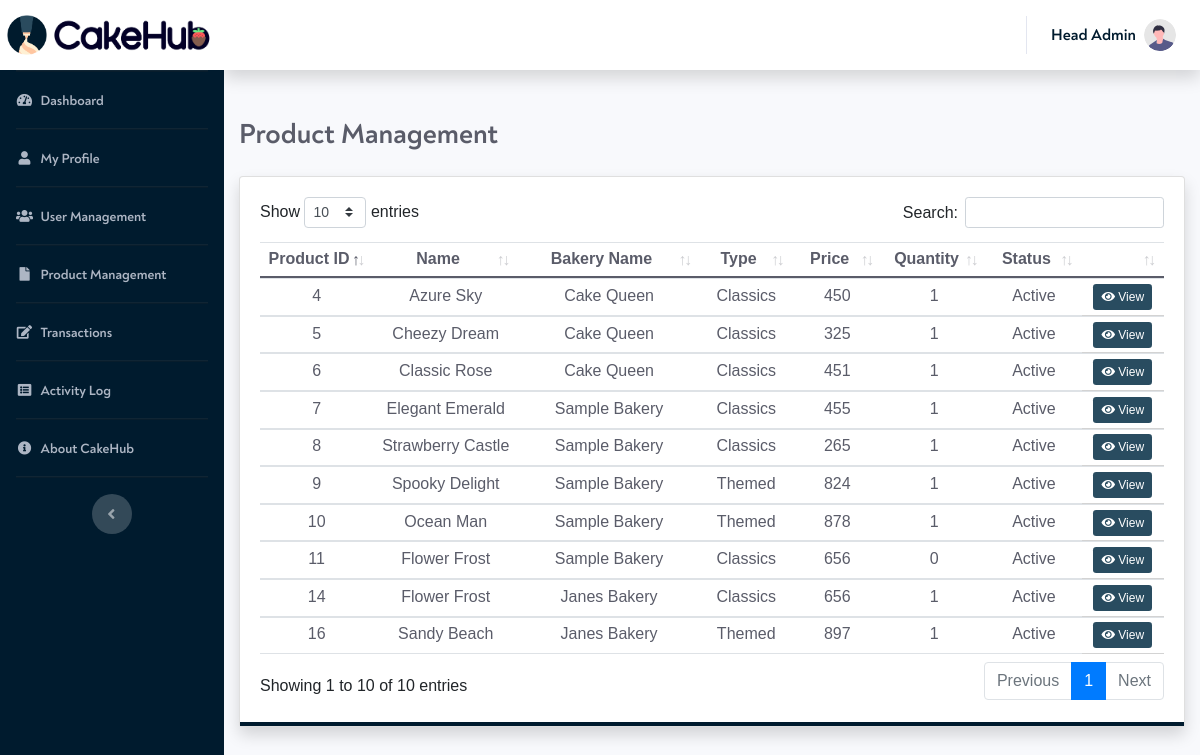
The page /adFileManagement.php (signed in) on the database its author committed.
### tables this page shows
CREATE TABLE `person` (
  `personID` varchar(30) NOT NULL,
  `personFname` varchar(100) NOT NULL,
  `personMname` varchar(100) NOT NULL,
  `personLname` varchar(100) NOT NULL,
  `personBakeryName` varchar(255) NOT NULL,
  `personGcash` varchar(255) NOT NULL,
  `personPaymaya` varchar(255) NOT NULL,
  `personCoinsPH` varchar(255) NOT NULL,
  `personImg` varchar(255) NOT NULL,
  `personDate` datetime NOT NULL
);

CREATE TABLE `product` (
  `prodID` int(11) NOT NULL,
  `prodName` varchar(25) NOT NULL,
  `prodDesc` varchar(200) NOT NULL,
  `prodTypeID` varchar(1) NOT NULL,
  `prodPrice` int(11) NOT NULL,
  `prodQty` int(11) NOT NULL,
  `prodSellerID` varchar(30) NOT NULL,
  `prodStat` int(1) NOT NULL DEFAULT 1,
  `prodImg` varchar(50) DEFAULT NULL
);

### Views/_FileManagement.php (the view, shortened to what this page needs)
<link href="SBAdmin2/vendor/datatables/dataTables.bootstrap4.min.css" rel="stylesheet">
<link href="SBAdmin2/vendor/select2/select2.min.css" rel="stylesheet">
<div class="d-sm-flex align-items-center justify-content-between mb-4">
    <h1 class="h3 mb-0 text-gray-800"><?php echo $title; ?></h1>
</div>
<div style="font-family: Arial;">
    <div class="card shadow mb-3">
        <div class="card-body" cellspacing="0" style="border-bottom: 0.25rem solid #001B2E;">
                <table class="table table-sm text-gray-800" width="100%" id="FileManagementTable" style="text-align: center;">
                        <thead>
                            <tr role="row">
                                <th class="text-center sorting_asc" style="width: 127.2px;">Product ID</th>
                                <th class="text-center sorting" style="width: 200px;">Name</th>
                                <?php
                                    $currseller = $_SESSION['userId'];
                                    $currrole = $_SESSION['urid'];
                                    if($currrole == 3 || $currrole == 4 ){
                                        echo '
                                        <th class="text-center sorting_asc" style="width: 300px;">Description</th>
                                        ';
                                    }
                                    else{
                                        echo '
                                        <th class="text-center sorting_asc" style="width: 300px;">Bakery Name</th>
                                        ';
                                    }
                                ?>
                                <th class="text-center sorting" style="width: 100px;">Type</th>
                                <th class="text-center sorting_asc" style="width: 100px;">Price</th>
                                <th class="text-center sorting" style="width: 100px;">Quantity</th>
                                <th class="text-center sorting_asc" style="width: 100px;">Status</th>
                                <th class="text-center sorting" style="width: 100.2px;"></th>
                            </tr>
                        </thead>
                        <tbody>
                            <?php
                                require_once 'SBAdmin2/includes/dbh.inc.php';
                                if($currrole == 3 || $currrole == 4 ){
                                    $sql = "SELECT * FROM product WHERE (prodStat = 1 OR prodStat = 2) AND prodSellerID = '$currseller';";
                                }
                                else{
                                    $sql = "SELECT product.*, person.personBakeryName FROM product JOIN person
                                    ON product.prodSellerID = person.personID WHERE prodStat = 1 OR prodStat = 2;";
                                }
                                if($result = mysqli_query($conn, $sql)){
                                    if(mysqli_num_rows($result) > 0){
                                        while($row = mysqli_fetch_array($result)){
                                            $id = $row['prodID'];
                                            echo "<tr>";
                                                echo "<td>" . $row['prodID'] . "</td>";
                                                echo "<td>" . $row['prodName'] . "</td>";
                                                if($currrole == 3 || $currrole == 4 ){
                                                    echo "<td>" . $row['prodDesc'] . "</td>";
                                                }
                                                else{
                                                    echo "<td>" . $row['personBakeryName'] . "</td>";
                                                }
                                                if ($row['prodTypeID'] == 1){
                                                    echo "<td> Classics </td>";
                                                }
                                                else if ($row['prodTypeID'] == 2){
                                                    echo "<td> Themed </td>";
                                                }
                                                else if ($row['prodTypeID'] == 3){
                                                    echo "<td> Custom </td>";
                                                }
                                                echo "<td>" . $row['prodPrice'] . "</td>";
                                                echo "<td>" . $row['prodQty'] . "</td>";
                                                if ($row['prodStat'] == 1){
                                                    echo "<td> Active </td>";
                                                }
                                                else if ($row['prodStat'] == 2){
                                                    echo "<td> Inactive </td>";
                                                }
                                                echo "<form action='adFileManagement.php#'>";
                                                    echo "<td class=' text-center' style='border-bottom: 1px solid lightgrey'>
                                                    <button name='view-submit' value='$id' type='submit' class='btn btn-sm' style='font-size: 12px; border: none; background-color: #294C60; color: white;' data-toggle='modal' data-target='#ModalViewProduct'  ><i class='fa fa-eye'></i> View</button></td>";
                                                echo "</form>";
                                            echo "</tr>";
                                        }
                                    }
                                }
                            ?>
                        </tbody>
                    </table>
        </div>
    </div>
</div>
</div>
</div>
</div>
</div>

### SBAdmin2/includes/userdisp.inc.php
<?php
        require 'SBAdmin2/includes/dbh.inc.php';
        $loginID = $_SESSION['userId'];
        $sql = "SELECT userPersonID FROM user WHERE userID='$loginID'";
        $result = mysqli_query($conn, $sql);
        if(mysqli_num_rows($result) > 0){
            while ($row = mysqli_fetch_assoc($result)){
                $id = $row['userPersonID'];
                $sqlImg = "SELECT personImg FROM person WHERE personID = '$id'";
                $resultImg = mysqli_query($conn, $sqlImg);
                while ($rowImg = mysqli_fetch_assoc($resultImg)){
                        if ($rowImg['personImg']=='not set'){
                            echo "<img class='img-profile rounded-circle' src='SBAdmin2/img/undraw_profile.svg'> ";
                        }
                        else{
                            echo "<img class='img-profile rounded-circle' src='SBAdmin2/includes/".$rowImg['personImg']."?".mt_rand()."'>";
                        }
                }
            }
        }

### rows shown on the page
product: prodID "4", prodName "Azure Sky", prodSellerID.personBakeryName "Cake Queen", prodTypeID "Classics", prodPrice "450", prodQty "1", prodStat "Active"
product: prodID "5", prodName "Cheezy Dream", prodSellerID.personBakeryName "Cake Queen", prodTypeID "Classics", prodPrice "325", prodQty "1", prodStat "Active"
product: prodID "6", prodName "Classic Rose", prodSellerID.personBakeryName "Cake Queen", prodTypeID "Classics", prodPrice "451", prodQty "1", prodStat "Active"
product: prodID "7", prodName "Elegant Emerald", prodSellerID.personBakeryName "Sample Bakery", prodTypeID "Classics", prodPrice "455", prodQty "1", prodStat "Active"
product: prodID "8", prodName "Strawberry Castle", prodSellerID.personBakeryName "Sample Bakery", prodTypeID "Classics", prodPrice "265", prodQty "1", prodStat "Active"
product: prodID "9", prodName "Spooky Delight", prodSellerID.personBakeryName "Sample Bakery", prodTypeID "Themed", prodPrice "824", prodQty "1", prodStat "Active"
product: prodID "10", prodName "Ocean Man", prodSellerID.personBakeryName "Sample Bakery", prodTypeID "Themed", prodPrice "878", prodQty "1", prodStat "Active"
product: prodID "11", prodName "Flower Frost", prodSellerID.personBakeryName "Sample Bakery", prodTypeID "Classics", prodPrice "656", prodQty "0", prodStat "Active"
product: prodID "14", prodName "Flower Frost", prodSellerID.personBakeryName "Janes Bakery", prodTypeID "Classics", prodPrice "656", prodQty "1", prodStat "Active"
product: prodID "16", prodName "Sandy Beach", prodSellerID.personBakeryName "Janes Bakery", prodTypeID "Themed", prodPrice "897", prodQty "1", prodStat "Active"

### other values the page prints
$_SESSION['ufn'] "Head Admin"
$title "Product Management"
